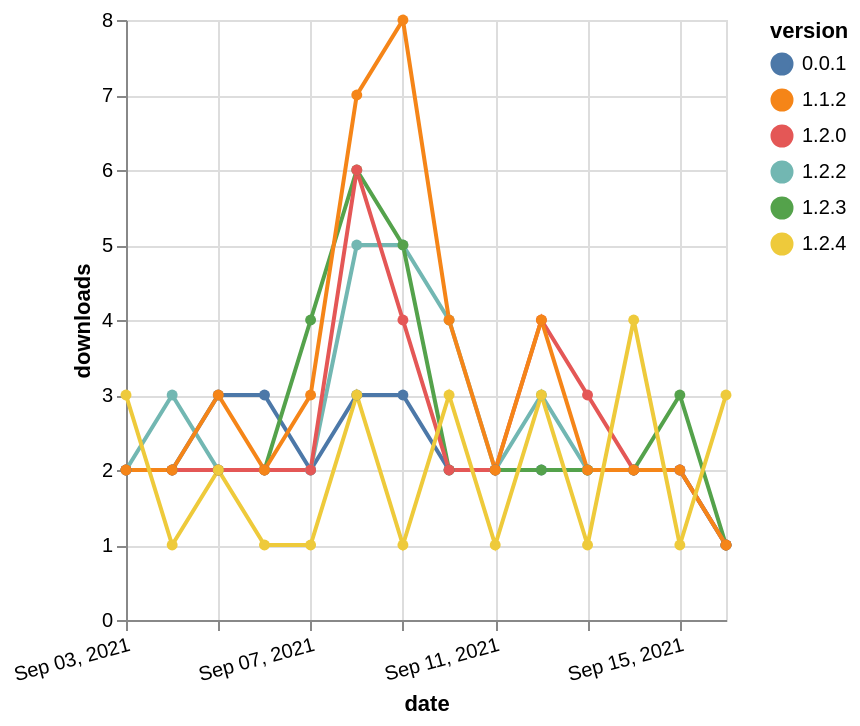

Specify this chart in Vega-Lite:
### Vega-Lite specification from a JSON file in a GitHub repository (floating-point values rounded to 4 significant figures)
{"$schema": "https://vega.github.io/schema/vega-lite/v5.json", "description": "A simple bar chart with embedded data.", "data": {"values": [{"date": "2021-09-03", "total": 2640, "delta": 2, "version": "0.0.1"}, {"date": "2021-09-04", "total": 2642, "delta": 2, "version": "0.0.1"}, {"date": "2021-09-05", "total": 2645, "delta": 3, "version": "0.0.1"}, {"date": "2021-09-06", "total": 2648, "delta": 3, "version": "0.0.1"}, {"date": "2021-09-07", "total": 2650, "delta": 2, "version": "0.0.1"}, {"date": "2021-09-08", "total": 2653, "delta": 3, "version": "0.0.1"}, {"date": "2021-09-09", "total": 2656, "delta": 3, "version": "0.0.1"}, {"date": "2021-09-10", "total": 2658, "delta": 2, "version": "0.0.1"}, {"date": "2021-09-11", "total": 2660, "delta": 2, "version": "0.0.1"}, {"date": "2021-09-12", "total": 2662, "delta": 2, "version": "0.0.1"}, {"date": "2021-09-13", "total": 2664, "delta": 2, "version": "0.0.1"}, {"date": "2021-09-14", "total": 2666, "delta": 2, "version": "0.0.1"}, {"date": "2021-09-15", "total": 2668, "delta": 2, "version": "0.0.1"}, {"date": "2021-09-16", "total": 2669, "delta": 1, "version": "0.0.1"}, {"date": "2021-09-03", "total": 2518, "delta": 2, "version": "1.2.2"}, {"date": "2021-09-04", "total": 2521, "delta": 3, "version": "1.2.2"}, {"date": "2021-09-05", "total": 2523, "delta": 2, "version": "1.2.2"}, {"date": "2021-09-06", "total": 2525, "delta": 2, "version": "1.2.2"}, {"date": "2021-09-07", "total": 2527, "delta": 2, "version": "1.2.2"}, {"date": "2021-09-08", "total": 2532, "delta": 5, "version": "1.2.2"}, {"date": "2021-09-09", "total": 2537, "delta": 5, "version": "1.2.2"}, {"date": "2021-09-10", "total": 2541, "delta": 4, "version": "1.2.2"}, {"date": "2021-09-11", "total": 2543, "delta": 2, "version": "1.2.2"}, {"date": "2021-09-12", "total": 2546, "delta": 3, "version": "1.2.2"}, {"date": "2021-09-13", "total": 2548, "delta": 2, "version": "1.2.2"}, {"date": "2021-09-14", "total": 2550, "delta": 2, "version": "1.2.2"}, {"date": "2021-09-15", "total": 2552, "delta": 2, "version": "1.2.2"}, {"date": "2021-09-16", "total": 2553, "delta": 1, "version": "1.2.2"}, {"date": "2021-09-03", "total": 2695, "delta": 2, "version": "1.2.3"}, {"date": "2021-09-04", "total": 2697, "delta": 2, "version": "1.2.3"}, {"date": "2021-09-05", "total": 2699, "delta": 2, "version": "1.2.3"}, {"date": "2021-09-06", "total": 2701, "delta": 2, "version": "1.2.3"}, {"date": "2021-09-07", "total": 2705, "delta": 4, "version": "1.2.3"}, {"date": "2021-09-08", "total": 2711, "delta": 6, "version": "1.2.3"}, {"date": "2021-09-09", "total": 2716, "delta": 5, "version": "1.2.3"}, {"date": "2021-09-10", "total": 2718, "delta": 2, "version": "1.2.3"}, {"date": "2021-09-11", "total": 2720, "delta": 2, "version": "1.2.3"}, {"date": "2021-09-12", "total": 2722, "delta": 2, "version": "1.2.3"}, {"date": "2021-09-13", "total": 2724, "delta": 2, "version": "1.2.3"}, {"date": "2021-09-14", "total": 2726, "delta": 2, "version": "1.2.3"}, {"date": "2021-09-15", "total": 2729, "delta": 3, "version": "1.2.3"}, {"date": "2021-09-16", "total": 2730, "delta": 1, "version": "1.2.3"}, {"date": "2021-09-03", "total": 2632, "delta": 2, "version": "1.2.0"}, {"date": "2021-09-04", "total": 2634, "delta": 2, "version": "1.2.0"}, {"date": "2021-09-05", "total": 2636, "delta": 2, "version": "1.2.0"}, {"date": "2021-09-06", "total": 2638, "delta": 2, "version": "1.2.0"}, {"date": "2021-09-07", "total": 2640, "delta": 2, "version": "1.2.0"}, {"date": "2021-09-08", "total": 2646, "delta": 6, "version": "1.2.0"}, {"date": "2021-09-09", "total": 2650, "delta": 4, "version": "1.2.0"}, {"date": "2021-09-10", "total": 2652, "delta": 2, "version": "1.2.0"}, {"date": "2021-09-11", "total": 2654, "delta": 2, "version": "1.2.0"}, {"date": "2021-09-12", "total": 2658, "delta": 4, "version": "1.2.0"}, {"date": "2021-09-13", "total": 2661, "delta": 3, "version": "1.2.0"}, {"date": "2021-09-14", "total": 2663, "delta": 2, "version": "1.2.0"}, {"date": "2021-09-15", "total": 2665, "delta": 2, "version": "1.2.0"}, {"date": "2021-09-16", "total": 2666, "delta": 1, "version": "1.2.0"}, {"date": "2021-09-03", "total": 3106, "delta": 2, "version": "1.1.2"}, {"date": "2021-09-04", "total": 3108, "delta": 2, "version": "1.1.2"}, {"date": "2021-09-05", "total": 3111, "delta": 3, "version": "1.1.2"}, {"date": "2021-09-06", "total": 3113, "delta": 2, "version": "1.1.2"}, {"date": "2021-09-07", "total": 3116, "delta": 3, "version": "1.1.2"}, {"date": "2021-09-08", "total": 3123, "delta": 7, "version": "1.1.2"}, {"date": "2021-09-09", "total": 3131, "delta": 8, "version": "1.1.2"}, {"date": "2021-09-10", "total": 3135, "delta": 4, "version": "1.1.2"}, {"date": "2021-09-11", "total": 3137, "delta": 2, "version": "1.1.2"}, {"date": "2021-09-12", "total": 3141, "delta": 4, "version": "1.1.2"}, {"date": "2021-09-13", "total": 3143, "delta": 2, "version": "1.1.2"}, {"date": "2021-09-14", "total": 3145, "delta": 2, "version": "1.1.2"}, {"date": "2021-09-15", "total": 3147, "delta": 2, "version": "1.1.2"}, {"date": "2021-09-16", "total": 3148, "delta": 1, "version": "1.1.2"}, {"date": "2021-09-03", "total": 663, "delta": 3, "version": "1.2.4"}, {"date": "2021-09-04", "total": 664, "delta": 1, "version": "1.2.4"}, {"date": "2021-09-05", "total": 666, "delta": 2, "version": "1.2.4"}, {"date": "2021-09-06", "total": 667, "delta": 1, "version": "1.2.4"}, {"date": "2021-09-07", "total": 668, "delta": 1, "version": "1.2.4"}, {"date": "2021-09-08", "total": 671, "delta": 3, "version": "1.2.4"}, {"date": "2021-09-09", "total": 672, "delta": 1, "version": "1.2.4"}, {"date": "2021-09-10", "total": 675, "delta": 3, "version": "1.2.4"}, {"date": "2021-09-11", "total": 676, "delta": 1, "version": "1.2.4"}, {"date": "2021-09-12", "total": 679, "delta": 3, "version": "1.2.4"}, {"date": "2021-09-13", "total": 680, "delta": 1, "version": "1.2.4"}, {"date": "2021-09-14", "total": 684, "delta": 4, "version": "1.2.4"}, {"date": "2021-09-15", "total": 685, "delta": 1, "version": "1.2.4"}, {"date": "2021-09-16", "total": 688, "delta": 3, "version": "1.2.4"}]}, "width": "container", "mark": {"type": "line", "point": {"filled": true}}, "encoding": {"x": {"field": "date", "type": "temporal", "timeUnit": "yearmonthdate", "title": "date", "axis": {"labelAngle": -15}}, "y": {"field": "delta", "type": "quantitative", "title": "downloads"}, "color": {"field": "version", "type": "nominal"}, "tooltip": {"field": "delta"}}}
